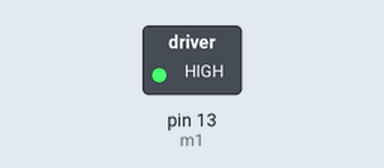
This sketch was run on a simulated Arduino Uno, built with avr-gcc and run on an emulated ATmega328P. Shown: switched loads named in the sketch (green lamp = pin HIGH). Dashed ring = blinking.

Above: at 0.5 s.
Timing chart, 0 to 4.6 s (numbered marks = the images above):
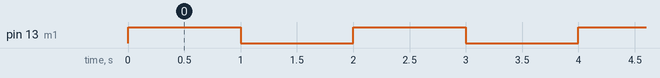

The sketch:

Motor-1.ino
```cpp
/*
Motor Interfacing

Interface a DC mtor with Arduino
(without Motor Driver)

This can be done in 3 ways:
 1. This code shows the first method:
    Connections ::
    the two terminals(wire||poles||points) of motors are :
    m1 AND m2

    m1 --> pin 13
    m2 --> Gnd
 */

//initialise a variable with pin 13
int m1 = 13;
void setup() {
  // put your setup code here, to run once:
  // Make the pin as Output
  pinMode(m1, HIGH);
  // can also be written as pinMode(pin, 1) OR pinMode(pin, OUTPUT)


}

void loop() {
  // put your main code here, to run repeatedly:
  // Motor will run in 1 second intervals
  digitalWrite(m1, 1);
  delay(1000);
  digitalWrite(m1, 0);
  delay(1000);
}
```

Measured:
- by itself, pin 13 (m1): alternates HIGH for 1.0 s and LOW for 1.0 s
